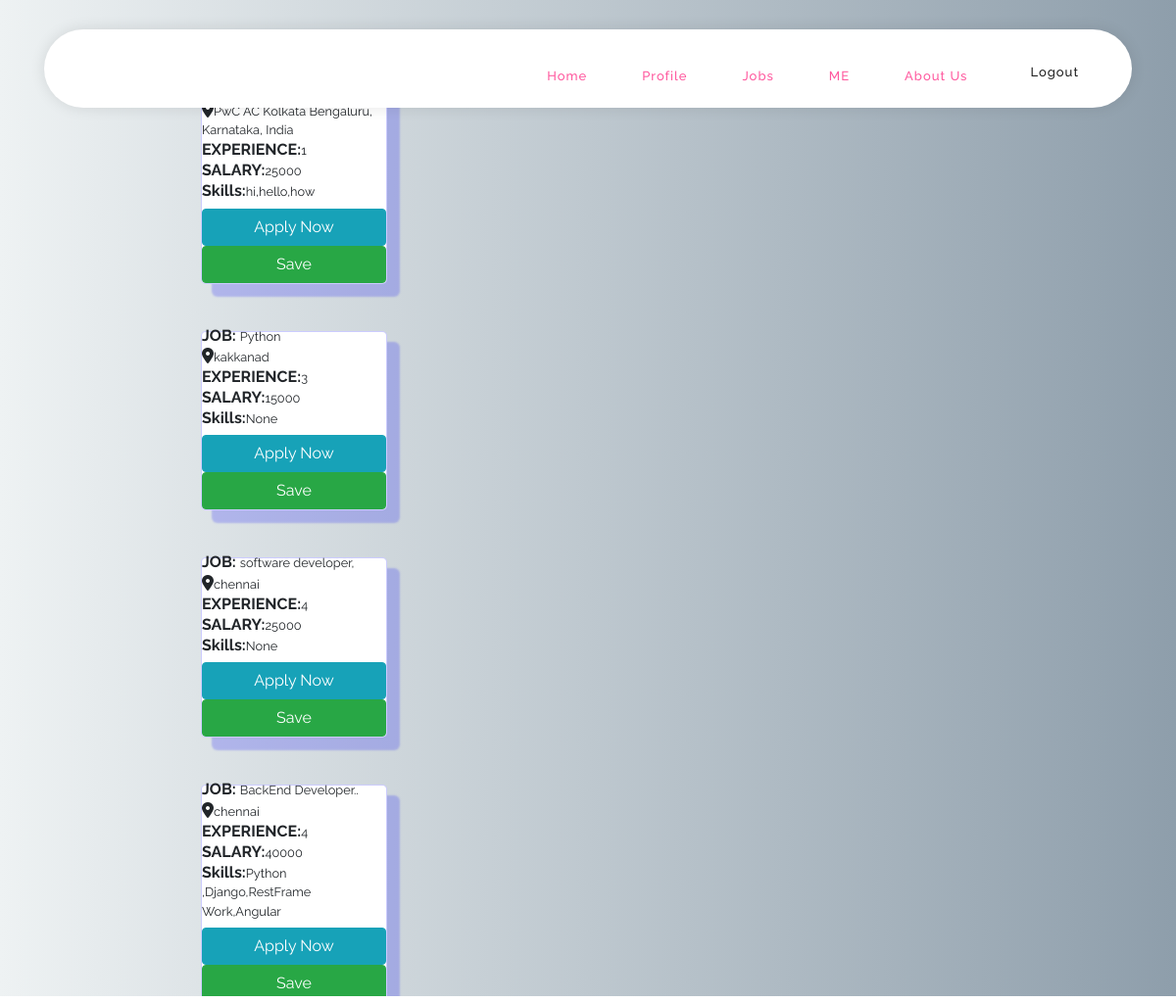
/candidate/listjobs/, run on the app's committed database.
### candidate/models.py (models this page shows)
class jobs(models.Model):
    Company_name = models.ForeignKey(company_Profile, on_delete=models.CASCADE, null=True)
    Job_details = models.CharField(max_length=200)
    Location = models.CharField(max_length=200)
    Experience = models.PositiveIntegerField(default=1)
    Salary = models.PositiveIntegerField(default=15000)
    Skills = models.CharField(max_length=200, null=True)

### candidate/views.py (the view)
# urls.py: path("candidate/listjobs/", views.Clistjobs.as_view(), name="Cjobs"),
class Clistjobs(ListView):
    model=jobs
    template_name="Clistjobs.html"
    context_object_name = "home"

### candidate/templates/Clistjobs.html (shortened to what this page needs)
{%extends 'base 1.html'%}
{%block body_block%}
<div class="row ">
    {%for home in home%}
    <div class="col-2"></div>
        <div class="col-8">
         <div class="  " style="width:22rem;">
                <div class="card  mt-5">
                    <h6 class="card-subtitle mb-2 " align="left"><strong>JOB:</strong>
                        <small>{{home.Job_details}}</small></h6>
                    <h6 class="card-subtitle mb-2 " align="left">
                        <i class="fa-solid fa-location-dot"></i><small>{{home.Location}}</small></h6>
                    <h6 class="card-subtitle mb-2 " align="left">
                        <strong>EXPERIENCE:</strong><small>{{home.Experience}}</small></h6>
                    <h6 class="card-subtitle mb-2 " align="left"><strong>SALARY:</strong><small>{{home.Salary}}</small>
                    </h6>
                    <h6 class="card-subtitle mb-2 " align="left"><strong>Skills:</strong><small>{{home.Skills}}</small>
                    </h6>
                    <td><a class="btn btn-info" href="{% url 'apform'%}">Apply Now</a></td>
                    <input class="btn btn-success" type="submit" value="Save">
                </div>
            </div>
        </div>
        <div class="col-2"></div>
        {%endfor%}
    </div>
    {%endblock%}

### candidate/assets/css/templatemo-softy-pinko.css (style rules this page uses)
html, body, div, span, applet, object, iframe, h1, h2, h3, h4, h5, h6, p, blockquote, div pre, a, abbr, acronym, address, big, cite, code, del, dfn, em, font, img, ins, kbd, q, s, samp, small, strike, strong, sub, sup, tt, var, b, u, i, center, dl, dt, dd, ol, ul, li, figure, header, nav, section, article, aside, footer, figcaption { margin: 0; padding: 0; border: 0; outline: 0; }
* { box-sizing: border-box; }
html, body { font-family: "Raleway", sans-serif; font-weight: 400; background-color: #fff; font-size: 16px; -ms-text-size-adjust: 100%; -webkit-font-smoothing: antialiased; -moz-osx-font-smoothing: grayscale; }
a { text-decoration: none !important; }
h1, h2, h3, h4, h5, h6 { margin-top: 0px; margin-bottom: 0px; }
html, body { background: #fff; font-family: "Raleway", sans-serif; }

### candidate/assets/css/style.css (style rules this page uses)
.card { cursor: pointer; width: 190px; height: 300x; background: rgb(255, 255, 255); border-radius: 5px; border: 1px solid rgba(0, 0, 255, .2); transition: all .2s; box-shadow: 12px 12px 2px 1px rgba(0, 0, 255, .2); }

### data on the page
jobs: Location "PwC AC Kolkata Bengaluru, Karnataka, India", Experience "1", Salary "25000", Skills "hi,hello,how"
jobs: Job_details "Python", Location "kakkanad", Experience "3", Salary "15000", Skills "None"
jobs: Job_details "software developer,", Location "chennai", Experience "4", Salary "25000", Skills "None"
jobs: Job_details "BackEnd Developer..", Location "chennai", Experience "4", Salary "40000", Skills "Python ,Django,RestFrame Work,Angular"
